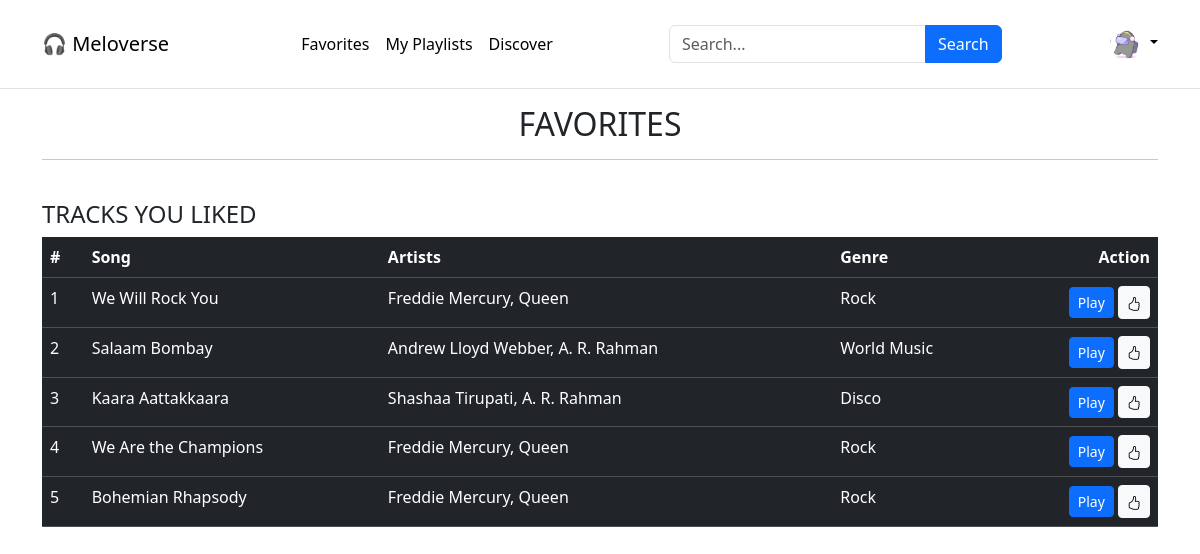
Page /meloverse/u/1/favorites (signed in) on the committed database.
### application/models.py (models this page shows)
class Tracks(db.Model):
    __tablename__ = "tracks"
    track_id = db.Column(db.Integer, primary_key=True, autoincrement=True)
    track_name = db.Column(db.String, nullable=False)
    artists = db.Column(db.String)
    creator_id = db.Column(db.String, db.ForeignKey("creator.creator_name"))
    track_file = db.Column(db.String, nullable=False)
    genre = db.Column(db.String)
    lyrics = db.Column(db.String)
    duration = db.Column(db.String)
    date_created = db.Column(db.Date)
    album_id = db.Column(db.Integer, default=0)
    likes = db.Column(db.Integer, default=0)
    dislikes = db.Column(db.Integer, default=0)
    plays = db.Column(db.Integer, default=0)

class Creator(db.Model):
    __tablename__ = "creator"
    creator_id = db.Column(db.Integer, db.ForeignKey("users.id"), primary_key=True)
    creator_name = db.Column(db.String, db.ForeignKey("users.username"))
    creator_email = db.Column(db.String, db.ForeignKey("users.email"))
    bio = db.Column(db.String)
    no_of_singles = db.Column(db.Integer, default=0)
    no_of_albums = db.Column(db.Integer, default=0)
    songs_published = db.Column(db.Integer, default=0)
    followers = db.Column(db.Integer, default=0)

### application/app_controllers/users.py (the view, shortened to what this page needs)
@user.route("/meloverse/u/<user>/favorites", methods=["GET", "POST"])
@login_required
def favorites(user):
    creator = Creator.query.filter_by(creator_id=current_user.id).first()
    artists_followed_id = whois_Followeing_who.query.filter_by(
        fan_id=current_user.id
    ).all()
    artists_followed = []
    for i in artists_followed_id:
        artist = Creator.query.filter_by(creator_id=i.fan_of).first()
        artists_followed.append(artist)
    fav_playlist_id = Playlist_likes_stats.query.filter_by(
        user_id=current_user.id
    ).all()
    fav_playlists, fav_playlist_tracks = [], []
    liked_album_id = Album_likes_stats.query.filter_by(user_id=current_user.id).all()
    liked_albums = []
    for i in liked_album_id:
        album = get_album(i.album_id)
        liked_albums.append(album)
    liked_track_id = Track_likes_stats.query.filter_by(
        user_id=current_user.id, value=1
    ).all()
    liked_tracks = []
    for i in liked_track_id:
        track = get_single(i.track_id)
        liked_tracks.append(track)
    return render_template(
        "user/favorites.html",
        creator_signup_status=creator,
        artists_followed=artists_followed,
        fav_playlists=fav_playlists,
        fav_playlist_tracks=fav_playlist_tracks,
        liked_albums=liked_albums,
        liked_tracks=liked_tracks,
    )

### application/app_controllers/auth.py (called while the page is built)
@login_manager.user_loader
def loader_user(user_id):
    return Users.query.get(user_id)

### application/app_controllers/users.py (called while the page is built)
def get_single(single_id):
    single = (
        db.session.query(Tracks, Creator)
        .filter(Tracks.album_id == 0, Tracks.track_id == single_id)
        .join(Creator, Tracks.creator_id == Creator.creator_id)
        .first()
    )
    return single

### templates/user/favorites.html (shortened to what this page needs)
{% extends "user/user_dashboard.html" %}
{% block body %}
<div class="container">
    {% if not liked_albums and not fav_playlists and not artists_followed and not liked_tracks %}
    <h3>Nothing to display here</h3>
    <pre class="text-end">
                                        ⠀⠀⠀⠀⠀⠀⠀⠀⠀⠀⠀⠀⠀⠀⠀⠀⠀⠀⠀⠀⠀⠀⠀⠀⣠⣠⣀⢤⣖⣲⣦⣄⠀⠀⢀⡠⠀⠀⠀⠀⠀⠀⠀⠀⠀⠀⠀⠀⠀⠀⠀⠀⠀⠀⠀⠀⠀⠀⠀⠀
                                        ⠀⠀⠀⠀⠀⠀⠀⠀⠀⠀⠀⠀⠀⠀⠀⠀⠀⠀⠀⠀⢀⢤⣤⣄⠻⡽⣺⣭⣿⡽⣾⣭⢿⣷⣉⠂⣿⠤⣄⣀⠀⠀⠀⠀⠀⠀⠀⠀⠀⠀⠀⠀⠀⠀⠀⠀⠀⠀⠀⠀
                                        ⠀⠀⠀⠀⠀⠀⠀⠀⠀⠀⠀⠀⠀⠀⠀⠀⠀⠀⠀⠀⣼⢿⣭⣏⣿⣷⣿⣿⣿⣽⣳⣾⣯⣿⣿⣏⣯⡴⣏⡆⢠⠀⠀⠀⠀⠀⠀⠀⠀⠀⠀⠀⠀⠀⠀⠀⠀⠀⠀⠀
                                        ⠀⠀⠀⠀⠀⠀⠀⠀⠀⠀⠀⠀⠀⠀⠀⠀⠀⠀⢠⣝⣯⢞⣿⡿⢿⠻⠛⡭⢛⠳⢋⠝⡩⢟⠻⣿⣟⣿⡿⣜⡍⡶⡀⠀⠀⠀⠀⠀⠀⠀⠀⠀⠀⠀⠀⠀⠀⠀⠀⠀
                                        ⠀⠀⠀⠀⠀⠀⠀⠀⠀⠀⠀⠀⠀⠀⠀⠀⠀⢀⣾⣿⣿⡏⠧⡙⠌⡡⠡⠐⡈⠄⡁⢂⠐⡈⡑⠢⣍⠻⣿⣿⣞⡷⣽⠂⠀⠀⠀⠀⠀⠀⠀⠀⠀⠀⠀⠀⠀⠀⠀⠀
                                        ⠀⠀⠀⠀⠀⠀⠀⠀⠀⠀⠀⠀⠀⠀⠀⠀⢰⣾⣿⢞⡷⡈⢆⠑⡈⠄⡁⢂⠐⠠⠐⢀⠂⠡⣈⠱⢠⠓⡜⣿⣺⣽⣿⣳⠆⠀⠀⠀⠀⠀⠀⠀⠀⠀⠀⠀⠀⠀⠀⠀
                                        ⠀⠀⠀⠀⠀⠀⠀⠀⠀⠀⠀⠀⠀⠀⠀⠀⢘⣿⣿⣟⠦⡑⢂⠡⠌⡐⢀⠂⠌⠐⢈⠠⠈⠔⡠⢑⢢⠩⡜⣱⣿⣿⣯⠑⠀⠀⠀⠀⠀⠀⠀⠀⠀⠀⠀⠀⠀⠀⠀⠀
                                        ⠀⠀⠀⠀⠀⠀⠀⠀⠀⠀⠀⠀⠀⠀⠀⠀⢸⣿⣿⢏⠢⡑⣌⠶⣱⣎⢦⠘⠠⢈⠀⠄⡱⣸⢴⣣⣌⡒⢡⢛⣾⣿⡧⠀⠀⠀⠀⠀⠀⠀⠀⠀⠀⠀⠀⠀⠀⠀⠀⠀
                                        ⠀⠀⠀⠀⠀⠀⠀⠀⠀⠀⠀⠀⠀⠀⠀⠀⢸⣷⣿⠂⡱⢰⠉⡎⡤⣌⢆⣫⡑⢂⠸⣰⠱⢍⠛⡉⠯⣝⢢⢉⣾⣟⣿⠀⠀⠀⠀⠀⠀⠀⠀⠀⠀⠀⠀⠀⠀⠀⠀⠀
                                        ⠀⠀⠀⠀⠀⠀⠀⠀⠀⠀⠀⠀⠀⠀⠀⠀⢘⣳⢯⠐⡡⠊⡝⢋⠄⢓⠛⠤⡑⢂⠰⣍⠚⡀⢛⡾⢷⣌⠣⢢⢽⣿⠏⠀⠀⠀⠀⠀⠀⠀⠀⠀⠀⠀⠀⠀⠀⠀⠀⠀
                                        ⠀⠀⠀⠀⠀⠀⠀⠀⠀⠀⠀⠀⠀⠀⠀⠀⠠⠘⣯⠂⠅⠂⠌⠠⠈⠠⠈⠔⡀⠂⠰⠌⡑⠠⠒⠘⢂⠌⡂⢇⣾⣟⠣⠀⠀⠀⠀⠀⠀⠀⠀⠀⠀⠀⠀⠀⠀⠀⠀⠀
                                        ⠀⠀⠀⠀⠀⠀⠀⠀⠀⠀⠀⠀⠀⠀⠀⠀⠠⢁⠏⡘⢌⠰⢀⠂⠌⠄⡙⠲⢄⢣⠼⡴⣈⠆⠈⡐⠀⢆⠱⡌⢾⢡⠃⠀⠀⠀⠀⠀⠀⠀⠀⠀⠀⠀⠀⠀⠀⠀⠀⠀
                                        ⠀⠀⠀⠀⠀⠀⠀⠀⠀⠀⠀⠀⠀⠀⠀⠀⠀⢌⠢⢍⠢⡑⢢⠙⡈⠔⣈⠅⢂⢂⠘⡄⢣⡘⠤⡐⡉⢆⠳⡘⢬⢃⠆⠀⠀⠀⠀⠀⠀⠀⠀⠀⠀⠀⠀⠀⠀⠀⠀⠀
                                        ⠀⠀⠀⠀⠀⠀⠀⠀⠀⠀⠀⠀⠀⠀⠀⠀⠠⢈⠒⡌⠤⠑⡀⢓⠚⠫⢌⡘⠂⠚⠘⡘⢦⣕⢢⠡⡙⣌⠣⡝⢢⠍⠀⠀⠀⠀⠀⠀⠀⠀⠀⠀⠀⠀⠀⠀⠀⠀⠀⠀
                                        ⠀⠀⠀⠀⠀⠀⠀⠀⠀⠀⠀⠀⠀⠀⠀⠀⠀⠀⠘⡤⢃⠜⡠⢂⠌⡑⠢⢐⠃⡚⠴⢩⠖⡌⠢⡐⡱⢠⠓⣜⠣⠎⠀⠀⠀⠀⠀⠀⠀⠀⠀⠀⠀⠀⠀⠀⠀⠀⠀⠀
                                        ⠀⠀⠀⠀⠀⠀⠀⠀⠀⠀⠀⠀⠀⠀⠀⠀⠀⠀⠀⠱⣩⢒⡱⢌⠢⢄⡁⢂⠐⡠⢃⠢⡘⢄⠣⣜⡡⢇⡻⣌⠓⠈⠀⠀⠀⠀⠀⠀⠀⠀⠀⠀⠀⠀⠀⠀⠀⠀⠀⠀
                                        ⠀⠀⠀⠀⠀⠀⠀⠀⠀⠀⠀⠀⠀⠀⠀⠀⠀⠀⠀⠀⢡⢏⡜⣎⠳⣦⢜⡤⢣⢔⣢⠱⣍⣮⢳⡼⣹⣏⢷⣹⡆⢀⠀⠀⠀⠀⠀⠀⠀⠈⠀⡀⠀⠀⠀⠀⠀⠀⠀⠀
                                        ⠀⠀⠀⠀⠀⠀⠀⠀⠀⠀⠀⠀⠀⠀⠀⠀⠀⠀⠀⢀⣾⠸⡜⣬⢓⣮⣙⣞⢻⡞⣳⣟⡿⣞⣯⣟⡷⣫⡞⣽⢻⣿⡖⢢⠁⠀⠀⠈⠀⠀⠀⠐⠀⠀⠀⠀⠀⠀⠀⠀
                                        ⠀⠀⠀⠀⠀⠀⠀⠀⠀⠀⠀⠀⠀⠀⠀⠀⢀⢠⠢⡝⣼⡡⢛⡴⣋⠶⣩⢎⡷⣝⡳⢾⣝⡻⣼⢎⠗⡣⡝⢆⣏⠲⣁⠃⡙⢆⠦⣀⢁⠀⠀⠂⠀⠀⠀⠀⠀⠀⠀⠀
                                        ⠀⠀⠀⠀⠀⠀⠀⠀⠀⠀⠀⠀⠀⠀⢀⠰⣈⠖⡱⢘⡼⡇⡅⢒⢩⢒⢡⠚⡴⢡⢋⠳⢎⡹⢐⠊⣬⠱⣉⠆⣇⠢⡅⢊⠔⣈⠒⢥⢪⠱⡀⠀⠀⠀⠀⠀⠀⠀⠀⠀
                                        ⠀⠀⠀⠀⠀⠀⠀⢀⢀⠠⢄⠢⡘⢄⠣⢎⡱⢌⠢⡑⡚⡵⡘⢌⠢⠎⡄⢣⠐⢣⢈⡑⢢⠐⡡⢚⠄⡣⢄⢋⡶⢱⠈⢆⠊⠤⡉⢆⠢⠡⢘⠒⡄⡀⠀⠀⠀⠀⠀⠀
                                        ⠀⠀⠀⣀⠠⡐⢌⠲⣈⠒⡌⢢⠑⡌⡚⢄⠒⡌⠰⢡⠘⡥⣙⠢⡑⢊⠜⢢⠙⡄⠢⢘⠠⡑⡴⢋⠰⡁⢎⡰⣩⠃⡜⢌⡘⠤⡑⡌⠰⡁⢆⠡⢂⠱⡀⠄⡀⠀⠀⠀
                                        ⠀⢀⠳⣌⢒⠡⢊⠴⣀⠣⡘⢄⠣⣘⢡⠊⠴⣈⠑⢢⠑⡸⢀⠣⡑⠌⡘⠄⠃⡄⠃⡌⢢⡑⢦⠉⣆⠑⣎⣱⠆⡱⢈⠖⡨⢰⠡⢌⡑⠨⢄⠃⡌⠴⡑⢎⡔⢆⡀⠀
                                        ⢀⢎⡱⢈⠆⡱⢈⡒⠤⡡⡑⢌⠢⡅⢛⡬⠱⢠⠉⢆⠱⡈⢇⠠⠐⡈⠐⡈⠔⠠⠑⢠⠣⡜⢢⠑⡌⢾⡛⡍⢢⠑⡊⡔⢡⢣⠘⠤⡘⠰⢈⠢⣉⡴⡱⢎⡜⢢⡕⠀
                                                    </pre>
    {% else %}
    <h2 class="text-center">FAVORITES</h2>
    <hr><br>
    {% if liked_tracks %}
    <section>
        <h4>TRACKS YOU LIKED</h4>
        <table class="table table-dark table-hover">
            <thead>
                <tr>
                    <th>#</th>
                    <th>Song</th>
                    <th>Artists</th>
                    <th>Genre</th>
                    <th class="text-end">Action</th>
                </tr>
            </thead>
            <tbody>
                {% for track, creator in liked_tracks %}
                <tr>
                    <td>{{ loop.index }}</td>
                    <td>{{ track.track_name }}</td>
                    <td>{{ track.artists }}, {{ creator.creator_name }}</td>
                    <td>{{ track.genre }}</td>
                    <td class="text-end">
                        <button type="button" class="btn btn-primary btn-sm playbtn"
                            data-track-id="{{ track.track_id }}" data-track-file="{{ track.track_file }}"
                            data-track-name="{{ track.track_name }}" data-artists="{{ track.artists }}"
                            data-creatorid="{{ creator.creator_id }}" data-lyrics="{{ track.lyrics }}"
                            data-creator="{{ creator.creator_name }}"
                            data-current-user-name="{{ current_user.username }}" data-plays="{{ track.plays }}"
                            data-dislikes="{{ track.dislikes }}" data-likes="{{ track.likes }}"
                            data-current-user-id="{{ current_user.id }}" style="position: relative;">
                            Play
                        </button>
                        <div class="btn-group text-end" role="group">
                            <button type="button" class="btn btn-sm track-like btn-light"
                                data-track-id="{{ track.track_id }}" data-value=1>
                                <span class="bi bi-hand-thumbs-up"></span>
                            </button>
                        </div>
                    </td>
                </tr>
                {% endfor %}
            </tbody>
        </table>
        <br>
    </section>
    {% endif %}
    {% endif %}
</div>
{% endblock %}

### static/styles/headerfooter.css (style rules this page uses)
.bi { vertical-align: -.125em; fill: currentColor; }
body { display: flex; flex-direction: column; min-height: 100vh; margin: 0; }

### rows in the picture
Tracks: track_name "We Will Rock You", artists "Freddie Mercury", creator_name "Queen", genre "Rock"
Tracks: track_name "Salaam Bombay", artists "Andrew Lloyd Webber", creator_name "A. R. Rahman", genre "World Music"
Tracks: track_name "Kaara Aattakkaara", artists "Shashaa Tirupati", creator_name "A. R. Rahman", genre "Disco"
Tracks: track_name "We Are the Champions", artists "Freddie Mercury", creator_name "Queen", genre "Rock"
Tracks: track_name "Bohemian Rhapsody", artists "Freddie Mercury", creator_name "Queen", genre "Rock"
